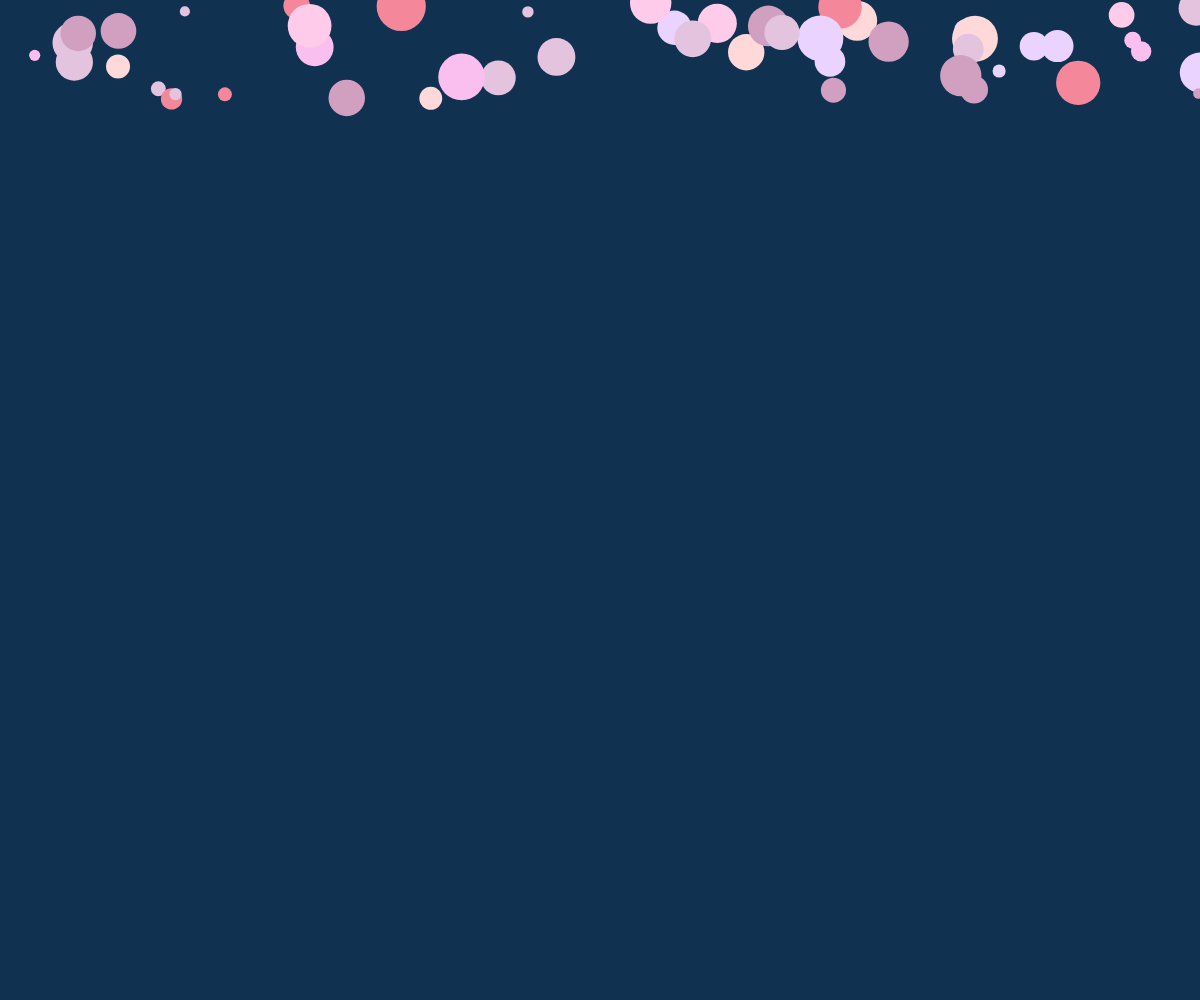
Frame 1 (no input)
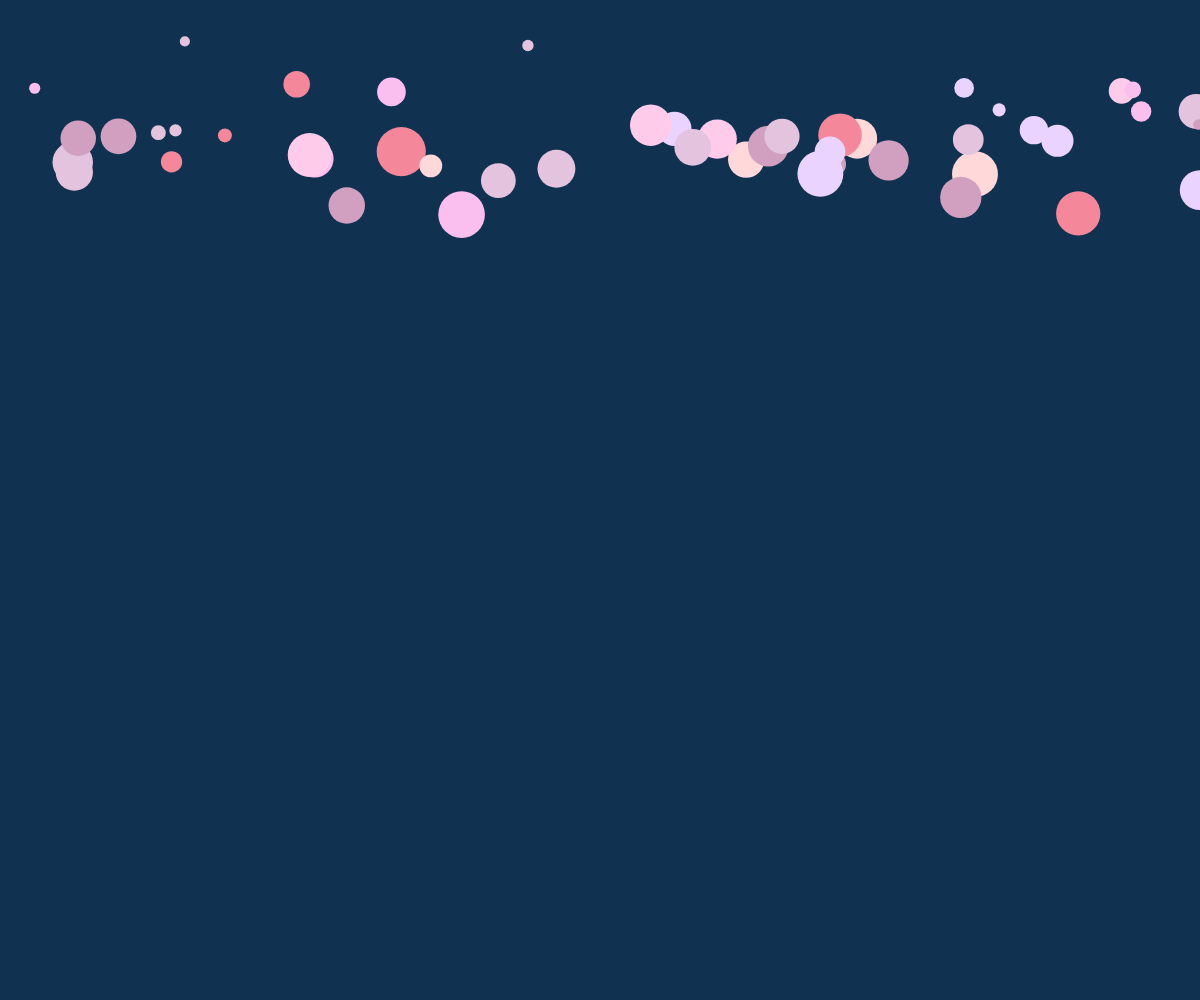
Frame 60 (no input)
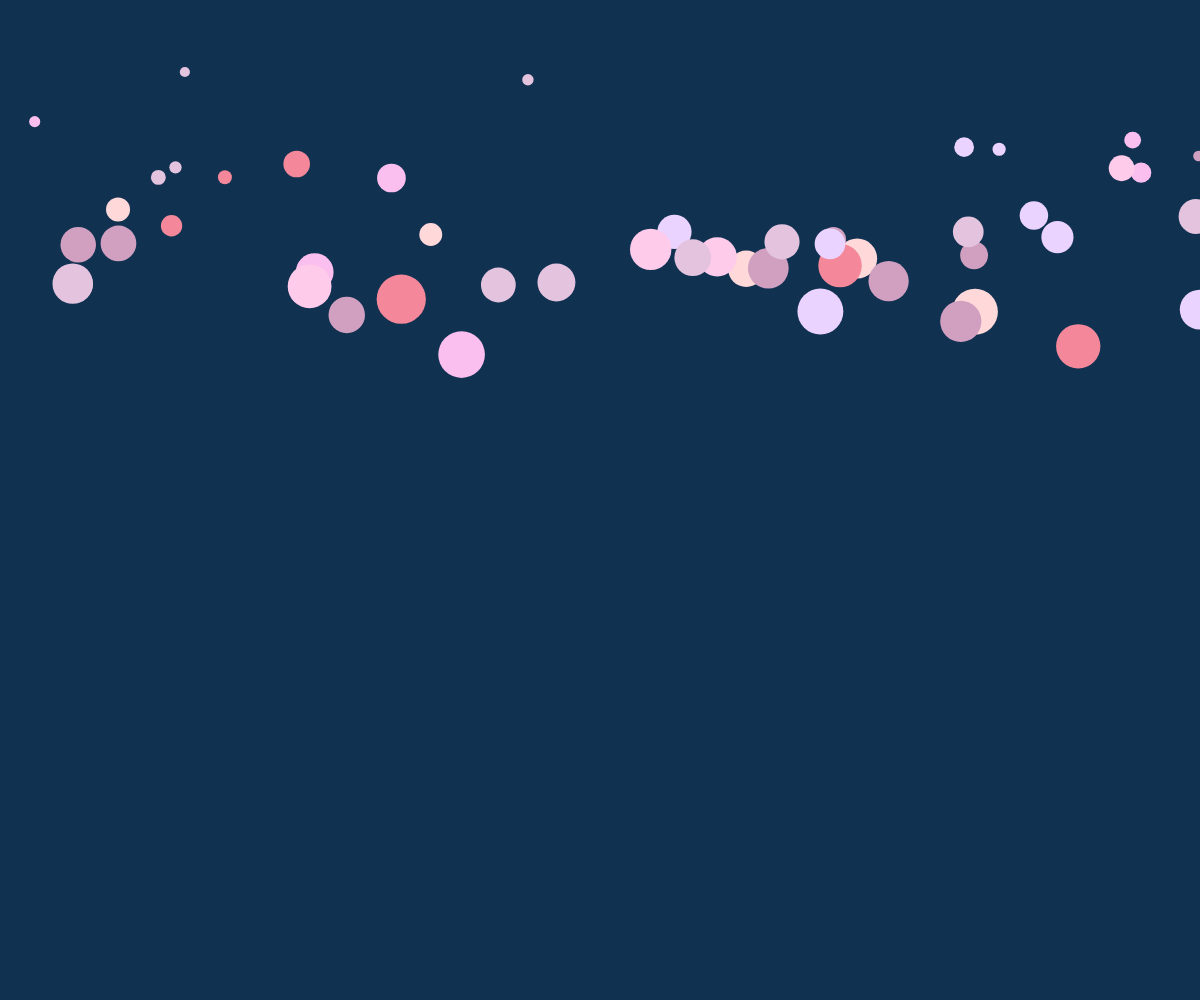
Frame 120 (the mouse pressed at the canvas centre since frame 60)

The p5.js sketch that drew these frames (run headless with seeded random() and noise() and a simulated clock; from frame 60 on, the mouse is pressed at the canvas centre):

// p5.js sketch
// ── sketch.js
var shapesArray = [];
var colorStore = [];
var numOfShapes = 50;
var backgroundColor = "#113151";

function setup() {
  createCanvas(windowWidth, windowHeight);
  background(backgroundColor);
  
  for (var i = 0; i < 50; i++) {
    shapesArray[i] = new Shape(random(windowWidth), random(100));
  }
}

function draw() {
  background(backgroundColor);
  for (var i = 0; i < numOfShapes; i++) {
    shapesArray[i].create();
    shapesArray[i].fall();
  }
}



function mouseClicked() {
  var clickedIndex;
  for (var i = 0; i < numOfShapes; i++) {
    var ans = shapesArray[i].isClicked(mouseX, mouseY);
     if (ans === true) {
       clickedIndex = i;
     }
  }
  
  if (colorStore[0] === undefined ){
    colorStore[0] = clickedIndex;
  } else if (colorStore[1] === undefined && clickedIndex != colorStore[0]) {
    colorStore[1] = clickedIndex;
  } 
  
  print(colorStore[0] + " " + colorStore[1]);
  
  
  if (colorStore[0] !== undefined && colorStore[1] !== undefined) {
    var color1 = shapesArray[colorStore[0]].getColor();
    var color2 = shapesArray[colorStore[1]].getColor();
    
    //CHECK TO SEE IF COLORS MATCH
    if (checkPair(color1, color2) === true) {
      alert("You win !!!");
      colorStore = [];
    } else {
      alert("You lose :-(");
      colorStore = [];
    }
  }
  
}

function checkPair(color1, color2) {
  if (color1 == color2){
    return true;
  } else {
    return false;
  }
}



// ── Shapes.js
function Shape(xPos, yPos) {
  var isWithinCircle = "false";
  var colorArray = ["#ffcbea", "#ebd3ff", "#ffd8da", "#d1a0c0", "#e3c3de", "#fbbfef", "#f4889a"];

  //ATTRIBUTES
  this.x = xPos;
  this.y = yPos;
  this.sideLength = random(10, 50);
  this.shapeColor = colorArray[floor(random(colorArray.length))];

  //METHODS
  this.create = function() {
    fill(this.shapeColor);
    noStroke();
    ellipse(this.x, this.y, this.sideLength, this.sideLength);
  }

  this.fall = function() {
    this.y += this.sideLength * 0.05;
  }
  
  this.getColor = function() {
    return this.shapeColor;
  }
  
  this.getYPos = function(){
    return this.y;
  }

  this.isClicked = function(tempX, tempY) {
  
      this.locX = tempX;
      this.locY = tempY;
  
      var d = dist(this.locX, this.locY, this.x, this.y);
      if (d < this.sideLength) {
        this.isWithinCircle = true;
      } else {
        this.isWithinCircle = false;
      }
      return this.isWithinCircle;
  
    }
}
